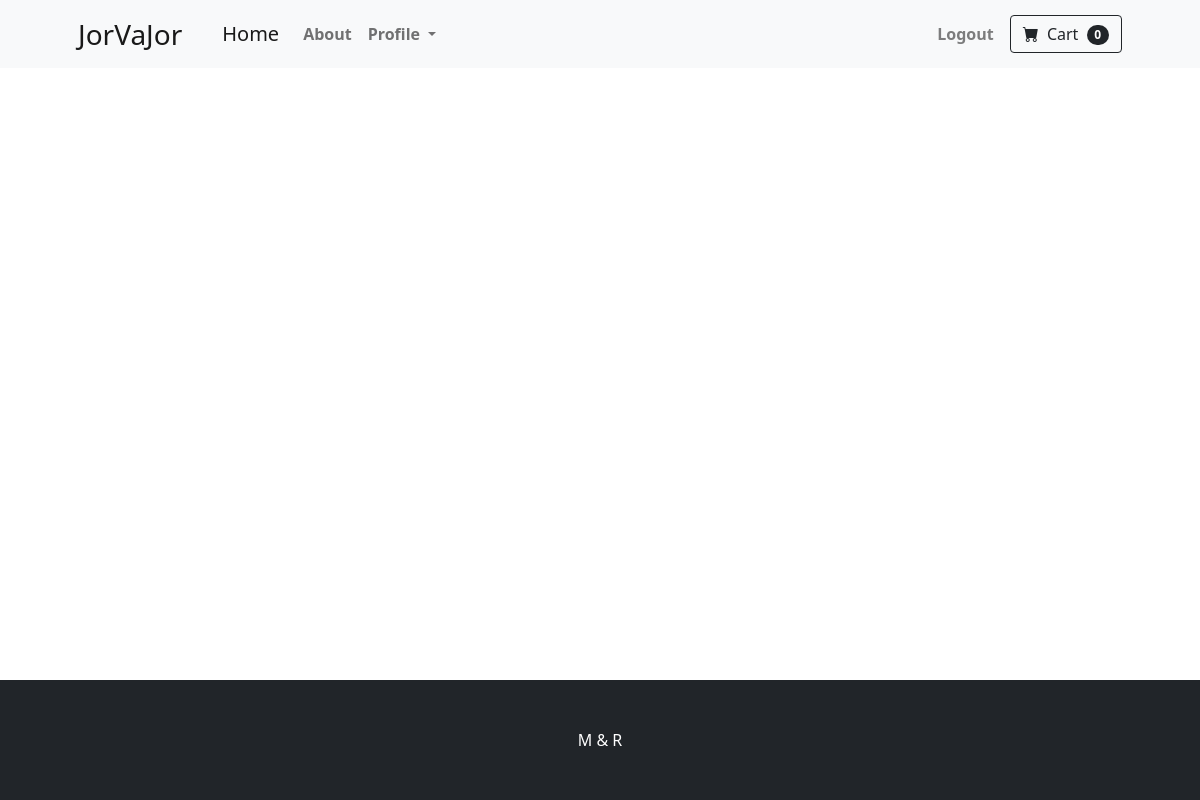
The app's page /1 (signed in), older data.
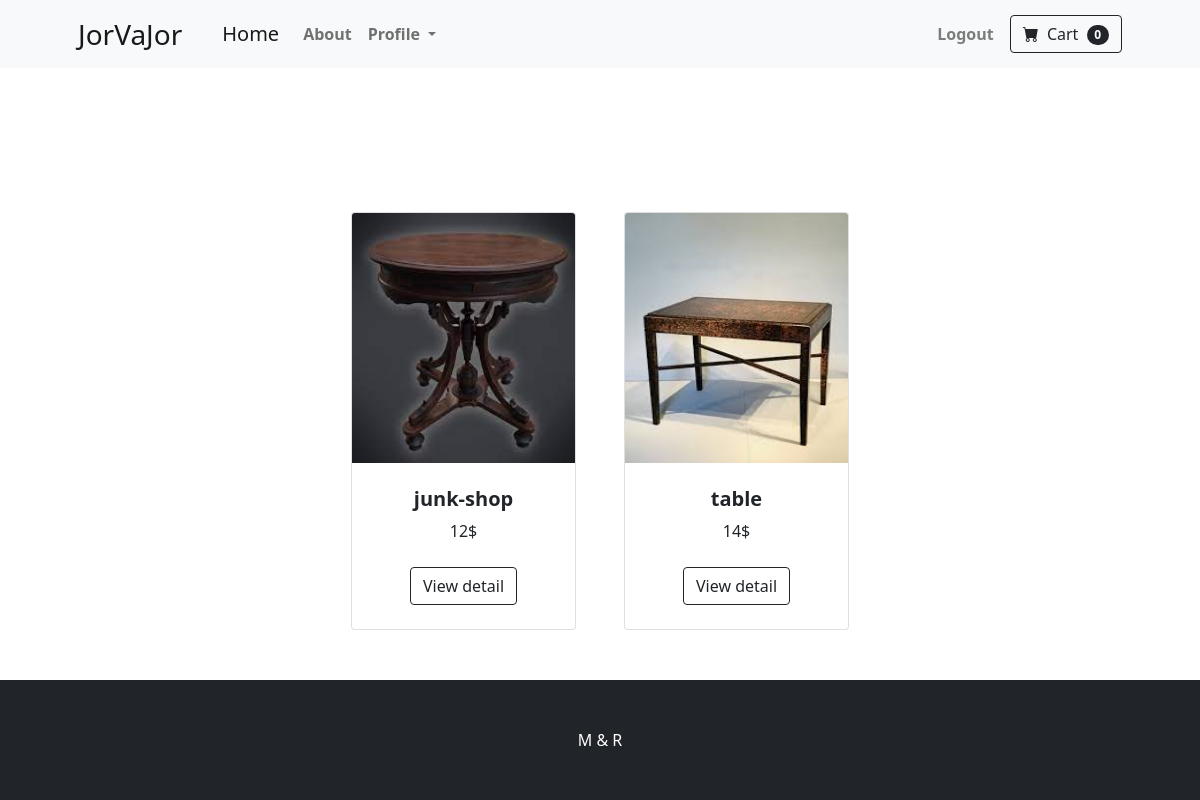
The same page, newer data.
### home/models.py (models this page shows, shortened)
class Product(models.Model):
    user = models.ForeignKey(User, related_name='products', on_delete=models.CASCADE)
    category = models.ManyToManyField(Category, related_name='products')
    name = models.CharField(max_length=200)
    slug = models.SlugField(max_length=200, unique=True)
    image = models.ImageField(blank=True, null=True, upload_to='image/')
    description = RichTextField()
    price = models.IntegerField()
    available = models.BooleanField(default=True)
    created_time = models.DateTimeField(auto_now_add=True)
    updated_time = models.DateTimeField(auto_now=True)
    class Meta:
        ordering = ('name',)

### home/views.py (the view)
# urls.py: path('<int:pk>', MyPostsView.as_view(), name='my_post'),
class MyPostsView(LoginRequiredMixin, View):
    def get(self, request, pk):
        products = Product.objects.filter(user=request.user)
        return render(request, 'home/my_posts.html', {'products': products})

### home/templates/home/my_posts.html
{% extends 'index.html' %}
{% block content %}
     <section class="py-5">
            <div class="container px-4 px-lg-5 mt-5">
                <div class="row gx-4 gx-lg-5 row-cols-2 row-cols-md-3 row-cols-xl-4 justify-content-center">
                    {% for product in products %}
                    <div class="col mb-5">
                        <div class="card h-100">
                            {% if product.image %}
                            <img class="card-img-top" src="{{ product.image.url }}" alt="..." height="250"/>
                            {% endif %}
                            <div class="card-body p-4">
                                <div class="text-center">
                                    <h5 class="fw-bolder">{{ product.name }}</h5>
                                   {{ product.price }}$
                                </div>
                            </div>
                            <div class="card-footer p-4 pt-0 border-top-0 bg-transparent">
                                <div class="text-center"><a class="btn btn-outline-dark mt-auto" href="#">View detail</a></div>
                            </div>
                        </div>
                    </div>
                    {% endfor %}
                </div>
            </div>
     </section>
{% endblock %}

Row changes from the older to the newer data that the page shows:
now on this page (row edited): Product: image (picture), name "junk-shop", price "12"
now on this page (row edited): Product: image (picture), name "table", price "14"
